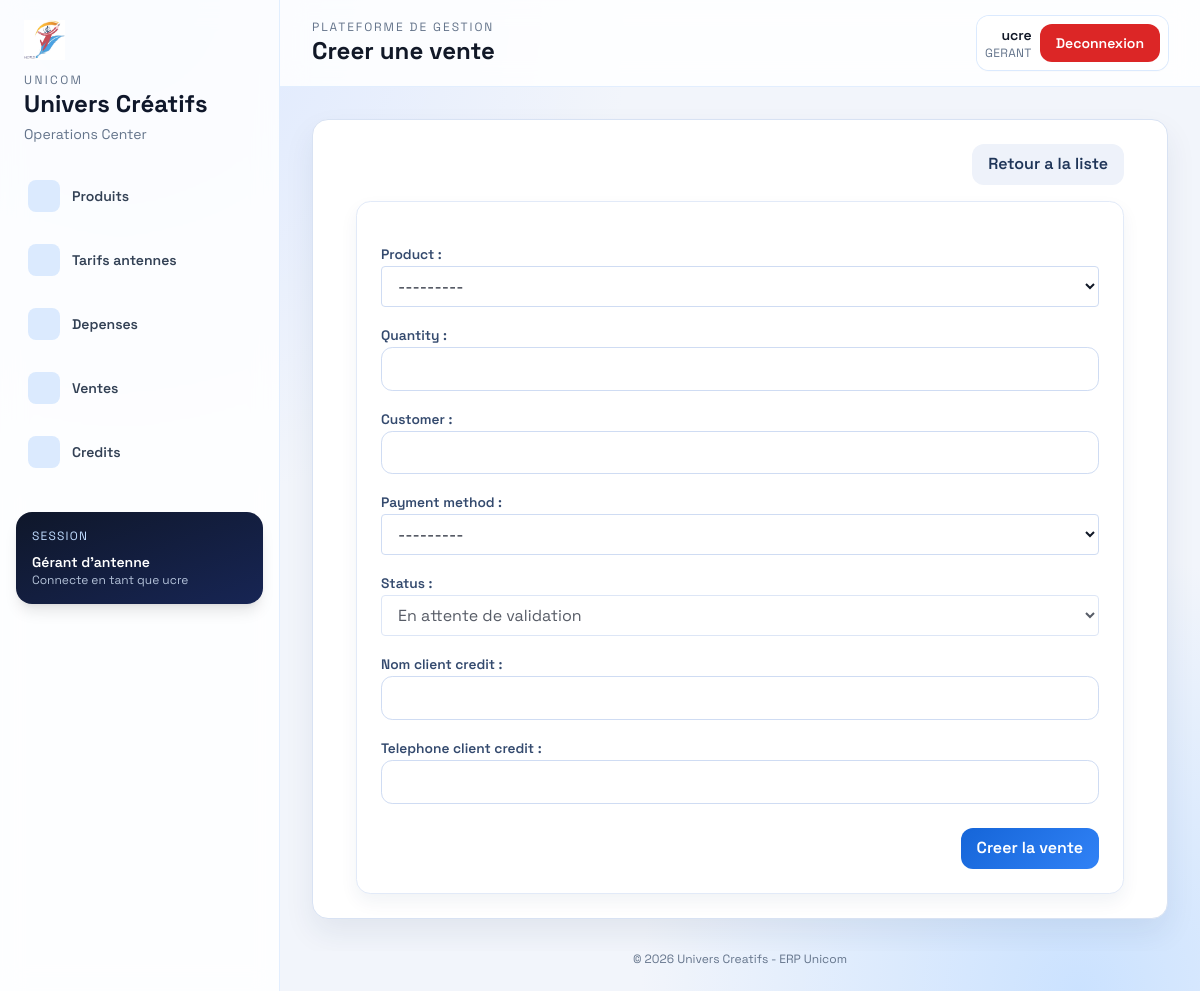
Screenshot of /sales/ventes/creer/ (signed in) with the database file from the repository.
### accounts/models.py (models this page shows, shortened)
class User(AbstractUser, PermissionsMixin, SoftDeleteMixin):
    class Role(models.TextChoices):
        GERANT = "gerant", "Gérant d'antenne"
        ADMIN = "admin", "Admin central"
        DIRECTEUR = "directeur", "Directeur"
        SUPERVISEUR = "superviseur", "Superviseur régional"
    role = models.CharField(
        max_length=20,
        choices=Role.choices,
        default=Role.GERANT,
        help_text="Détermine les permissions et les accès aux modules."
    )
    antenne = models.ForeignKey(
        'Antenne',
        on_delete=models.PROTECT,
        null=True,
        blank=True,
        related_name='personnel'
    )
    telephone = models.CharField(
        max_length=20,
        blank=True,
        null=True,
        help_text="Numéro de téléphone professionnel"
    )
    is_blocked = models.BooleanField(
        default=False,
        help_text="Blocage manuel : coupe l'accès sans supprimer le compte."
    )
    date_creation = models.DateTimeField(
        auto_now_add=True,
        help_text="Date de création du compte"
    )
    date_derniere_connexion = models.DateTimeField(
        blank=True,
        null=True,
        help_text="Dernière connexion réussie"
    )
    groups = models.ManyToManyField(
        'auth.Group',
        related_name='accounts_user_set',
        related_query_name='accounts_user',
        blank=True,
        help_text='Groupes de permissions de l’utilisateur.'
    )
    user_permissions = models.ManyToManyField(
        'auth.Permission',
        related_name='accounts_user_set',
        related_query_name='accounts_user',
        blank=True,
        help_text='Permissions spécifiques de l’utilisateur.'
    )
    def has_permission(self, permission_name):
        from .permissions import ROLE_PERMISSIONS
        return permission_name in ROLE_PERMISSIONS.get(self.role, set())

### sales/views.py (the view)
# urls.py: path('ventes/creer/', views.sale_create, name='sale_create'),  # Création d'une vente
@login_required
def sale_create(request):
    if request.method == "POST":
        form = SaleForm(request.POST, user=request.user)
        if form.is_valid():
            sale = form.save(commit=False)
            sale.created_by = request.user
            unit_price = sale.product.get_price_for_antenne(request.user.antenne)
            sale.total_price = unit_price * sale.quantity
            sale.status = Sale.VALIDATED
            sale.save()
            if sale.payment_method == "Credit":
                Credit.objects.update_or_create(
                    sale=sale,
                    defaults={
                        "nom": form.cleaned_data.get("credit_nom") or sale.customer or "Client credit",
                        "telephone": form.cleaned_data.get("credit_telephone") or "N/A",
                        "date": timezone.now(),
                        "status": Credit.PENDING,
                    },
                )
            else:
                Credit.objects.filter(sale=sale).delete()
            messages.success(request, f"Vente enregistree et validee. Prix unitaire applique: {unit_price} FCFA")
            return redirect("sales:sale_list")
    else:
        form = SaleForm(user=request.user)
    return render(request, "sales/sale_form.html", {"form": form})

### accounts/templatetags/auth_extras.py (called while the page is built)
@register.simple_tag
def role_permissions(role):
    return ROLE_PERMISSIONS.get(role, set())

### sales/models.py (called while the page is built)
    def __str__(self):
        return self.name

### templates/sales/sale_form.html (shortened to what this page needs)
{% extends 'base.html' %}
{% block page_title %}
  {% if form.instance.pk %}
    Modifier la vente
  {% else %}
    Creer une vente
  {% endif %}
{% endblock %}
{% block content %}
<div class="mx-auto max-w-3xl space-y-4">
  <div class="flex justify-end">
    <a href="{% url 'sales:sale_list' %}" class="ui-btn ui-btn-muted">Retour a la liste</a>
  </div>
  <div class="ui-card p-6">
    <form method="POST" novalidate class="space-y-4">
      {% for field in form %}
        <div>
          {{ field.label_tag }}
          {{ field }}
        </div>
      {% endfor %}
      <div class="flex justify-end pt-2">
        <button type="submit" class="ui-btn ui-btn-primary">
          {% if form.instance.pk %}
            Mettre a jour
          {% else %}
            Creer la vente
          {% endif %}
        </button>
      </div>
    </form>
  </div>
</div>
{% endblock %}

### templates/base.html (shortened to what this page needs)
{% load auth_extras %}
{% load static %}
<!DOCTYPE html>
<html lang="fr">
  <head>
    <script src="https://cdn.tailwindcss.com"></script>
    <link rel="stylesheet" href="{% static 'assets/star-admin/vendors/mdi/css/materialdesignicons.min.css' %}" />
    <link rel="stylesheet" href="{% static 'assets/star-admin/vendors/simple-line-icons/css/simple-line-icons.css' %}" />
    <link rel="stylesheet" href="{% static 'css/unicom-theme.css' %}" />
  </head>
  <body class="min-h-screen">
    {% if user.is_authenticated %}
      <div class="layout-grid grid min-h-screen lg:grid-cols-[280px_1fr]">
        <aside class="glass border-r border-blue-100/80 px-4 py-5">
          {% include 'nav/navbar.html' %}
        </aside>
        <div class="flex min-w-0 flex-col">
          <header class="glass sticky top-0 z-20 border-b border-blue-100/80 px-4 py-4 lg:px-8">
            <div class="flex flex-wrap items-center justify-between gap-3">
              <div class="flex items-center gap-3">
                <div>
                <p class="text-xs uppercase tracking-[0.16em] text-slate-500">Plateforme de gestion</p>
                <h1 class="text-xl font-bold lg:text-2xl">
                  {% block page_title %}{% endblock %}
                </h1>
                </div>
              </div>
              <div class="flex items-center gap-2 rounded-xl bg-white/90 p-2 shadow-sm ring-1 ring-blue-100">
                <div class="hidden text-right sm:block">
                  <p class="text-sm font-semibold">{{ user.username }}</p>
                  <p class="text-xs uppercase tracking-wide text-slate-500">{{ user.role }}</p>
                </div>
                <a href="{% url 'accounts:logout' %}" class="ui-btn text-sm text-white" style="background: var(--danger);">
                  Deconnexion
                </a>
              </div>
            </div>
          </header>
          <main class="flex-1 overflow-x-hidden px-4 py-6 lg:px-8 lg:py-8">
            <div class="ui-panel p-4 lg:p-6">
    {% endif %}
              {% block content %}{% endblock %}
    {% if user.is_authenticated %}
            </div>
          </main>
          <footer class="px-4 pb-6 text-center text-xs text-slate-500 lg:px-8">
            &copy; {% now "Y" %} Univers Creatifs - ERP Unicom
          </footer>
        </div>
      </div>
    {% else %}
        </div>
      </main>
    {% endif %}
  </body>
</html>

### templates/nav/navbar.html (shortened to what this page needs)
{% load auth_extras %}
{% load static %}
<div class="mb-6 px-2">
  <img src="{% static 'img/logo.png' %}" alt="Logo Unicom" class="mb-3 h-10 w-auto" />
  <p class="text-xs uppercase tracking-[0.2em] text-slate-500">Unicom</p>
  <h2 class="text-2xl font-bold text-slate-900">Univers Créatifs</h2>
  <p class="mt-1 text-sm text-slate-500">Operations Center</p>
</div>
{% if user.is_authenticated %}
  {% role_permissions user.role as perms %}
  <nav class="space-y-2">
    <a href="{% url 'sales:product_list' %}" class="group flex items-center gap-3 rounded-xl px-3 py-3 text-sm font-semibold text-slate-700 transition hover:bg-blue-600 hover:text-white">
      <span class="inline-flex h-8 w-8 items-center justify-center rounded-lg bg-blue-100 text-blue-700 group-hover:bg-white/20 group-hover:text-white"><i class="mdi mdi-package-variant-closed text-lg"></i></span>
      Produits
    </a>
    <a href="{% url 'sales:antenna_pricing_list' %}" class="group flex items-center gap-3 rounded-xl px-3 py-3 text-sm font-semibold text-slate-700 transition hover:bg-blue-600 hover:text-white">
      <span class="inline-flex h-8 w-8 items-center justify-center rounded-lg bg-blue-100 text-blue-700 group-hover:bg-white/20 group-hover:text-white"><i class="mdi mdi-cash-multiple text-lg"></i></span>
      Tarifs antennes
    </a>
    {% if 'view_depenses' in perms %}
      <a href="{% url 'expenses:expense_list' %}" class="group flex items-center gap-3 rounded-xl px-3 py-3 text-sm font-semibold text-slate-700 transition hover:bg-blue-600 hover:text-white">
        <span class="inline-flex h-8 w-8 items-center justify-center rounded-lg bg-blue-100 text-blue-700 group-hover:bg-white/20 group-hover:text-white"><i class="mdi mdi-file-document-outline text-lg"></i></span>
        Depenses
      </a>
    {% endif %}
    {% if 'manage_antennes' in perms %}
      <a href="{% url 'sales:sale_list' %}" class="group flex items-center gap-3 rounded-xl px-3 py-3 text-sm font-semibold text-slate-700 transition hover:bg-blue-600 hover:text-white">
        <span class="inline-flex h-8 w-8 items-center justify-center rounded-lg bg-blue-100 text-blue-700 group-hover:bg-white/20 group-hover:text-white"><i class="mdi mdi-cart-outline text-lg"></i></span>
        Ventes
      </a>
      <a href="{% url 'sales:credit_list' %}" class="group flex items-center gap-3 rounded-xl px-3 py-3 text-sm font-semibold text-slate-700 transition hover:bg-blue-600 hover:text-white">
        <span class="inline-flex h-8 w-8 items-center justify-center rounded-lg bg-blue-100 text-blue-700 group-hover:bg-white/20 group-hover:text-white"><i class="mdi mdi-credit-card-outline text-lg"></i></span>
        Credits
      </a>
    {% endif %}
  </nav>
  <div class="mt-8 rounded-2xl bg-gradient-to-br from-slate-900 to-blue-950 p-4 text-white shadow-lg">
    <p class="text-xs uppercase tracking-widest text-blue-200">Session</p>
    <p class="mt-2 text-sm font-semibold">{{ user.get_role_display|default:user.role }}</p>
    <p class="text-xs text-blue-100/80">Connecte en tant que {{ user.username }}</p>
  </div>
{% endif %}

### static/css/unicom-theme.css (style rules this page uses)
:root { --bg: #f2f5fb; --surface: #ffffff; --surface-muted: #e9eef9; --ink: #111827; --muted: #5f6f8a; --primary: #1565d8; --primary-strong: #0a47a5; --accent: #f59e0b; --danger: #dc2626; }
* { font-family: "Space Grotesk", sans-serif; }
body { background: radial-gradient(circle at 10% 0%, #dbe7ff 0%, transparent 35%), radial-gradient(circle at 90% 100%, #cbe2ff 0%, transparent 30%), var(--bg); color: var(--ink); }
.glass { background: rgba(255, 255, 255, 0.85); backdrop-filter: blur(12px); }
.ui-panel { background: var(--surface); border: 1px solid #d8e2f3; border-radius: 1rem; box-shadow: 0 14px 30px rgba(24, 53, 95, 0.08); }
.ui-card { background: #fff; border: 1px solid #e2eaf8; border-radius: 0.9rem; box-shadow: 0 8px 18px rgba(24, 53, 95, 0.06); }
.ui-btn { display: inline-flex; align-items: center; justify-content: center; border-radius: 0.75rem; padding: 0.55rem 1rem; font-weight: 600; transition: all 180ms ease; }
.ui-btn-primary { background: linear-gradient(135deg, var(--primary), #3182f6); color: #fff; }
.ui-btn-muted { background: #eef2fa; color: #1f3558; }
input:not([type="checkbox"]):not([type="radio"]), select, textarea { width: 100%; border: 1px solid #cfdcf3; border-radius: 0.7rem; background: #fff; padding: 0.55rem 0.75rem; color: #0f172a; outline: none; transition: border-color 120ms ease, box-shadow 120ms ease; }
label { font-size: 0.86rem; font-weight: 600; color: #344a6e; }

### rows the page displays
User: role "Gérant d'antenne", username "ucre", role "GERANT"

### other values shown
{{ field.label_tag }} "Product :" "Quantity :" "Customer :" "Payment method :" "Status :" "Nom client credit :" "Telephone client credit :"
